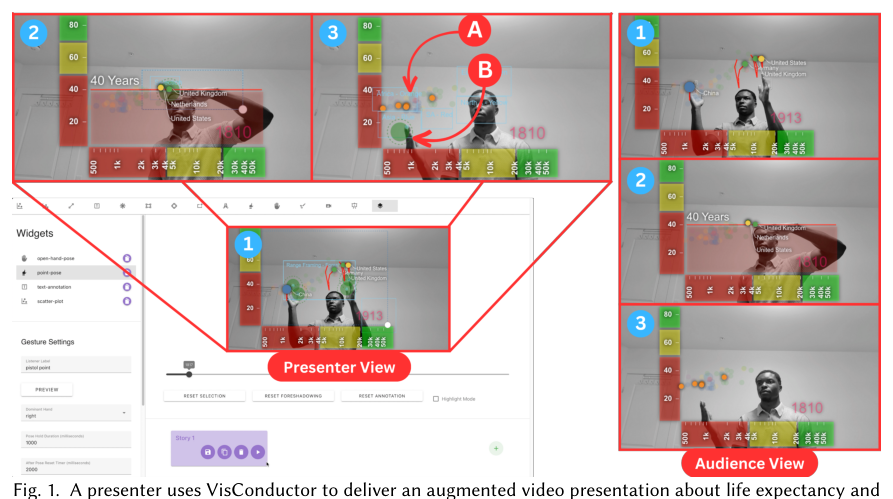
#> input picture images/cases/case_1.png, 893 x 499 px
$ python -i extract_case_illustrations.py   (imports and definitions only)
#> lines starting #> are read from the running program, lines starting #| are printed output that depends on the picture; after the words box and inside, x2 and y2 are one past the last pixel; in counts of white or black regions, pixels touching at a corner belong together
#> further down, picture is the input picture: PIL image 893x499 RGB; mean R, G, B 199.7, 186.6, 182.8
#!/usr/bin/env python3
from __future__ import annotations

import io
import json
import re
import sys
from dataclasses import dataclass
from pathlib import Path
from typing import Iterable

import fitz
from PIL import Image


ROOT = Path(__file__).resolve().parents[1]
DATA_PATHS = [ROOT / "src/data/data.json", ROOT / "cases.json"]
OUTPUT_DIR = ROOT / "public/images/cases"
REPORT_PATH = ROOT / "illustration_extraction_report.json"

CAPTION_RE = re.compile(r"^\s*(?:fig(?:ure)?\.?)\s*\d+\b", re.IGNORECASE)
MAX_SCAN_PAGES = 5
RENDER_SCALE = 2.2


@dataclass
class ExtractionResult:
  success: bool
  method: str
  output_path: str | None = None
  message: str | None = None


def load_case_data() -> dict:
  return json.loads((ROOT / "src/data/data.json").read_text())


# [4 lines left out: function save_case_data, not called in this run]


def pixmap_to_image(pixmap: fitz.Pixmap) -> Image.Image:
  png_bytes = pixmap.tobytes("png")
  return Image.open(io.BytesIO(png_bytes)).convert("RGB")


def rect_area(rect: fitz.Rect) -> float:
  return max(0, rect.width) * max(0, rect.height)


def trim_image(image: Image.Image, threshold: int = 245, padding: int = 12) -> Image.Image:
#> called with threshold = 245, padding = 12
  grayscale = image.convert("L")
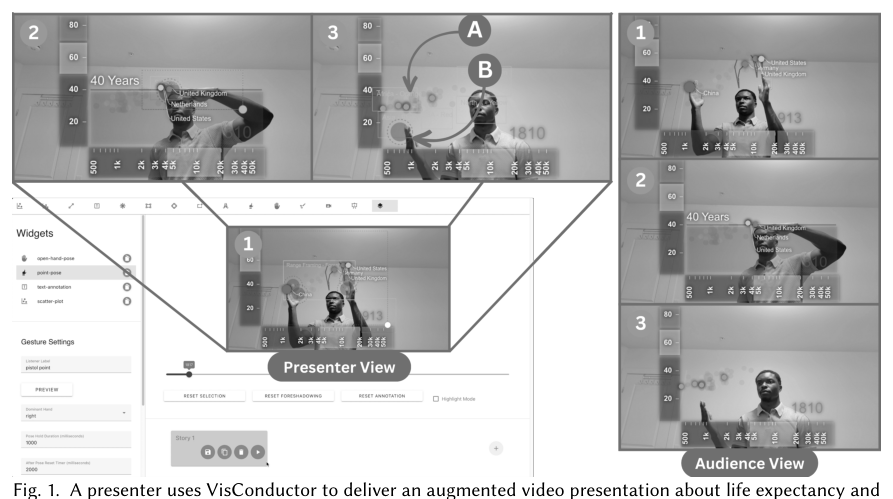
#> grayscale: PIL image 893x499 L; min 0, max 255, mean 190.1
  mask = grayscale.point(lambda value: 255 if value < threshold else 0, mode="1")
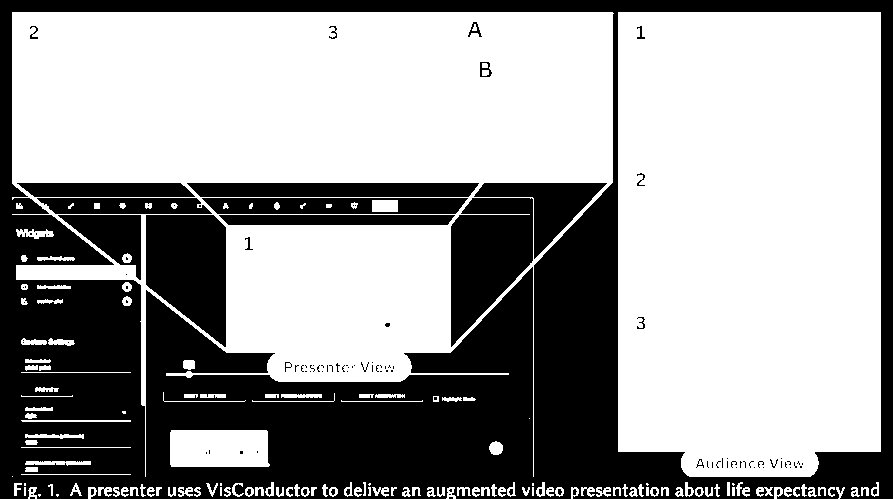
#> mask: PIL image 893x499 1; 61.3% white; 140 black regions (115 under 20 px), largest, box (x1, y1, x2, y2) and area: (0, 0, 893, 499) 134217, (451, 198, 533, 347) 8327, (146, 215, 226, 347) 8042
  bbox = mask.getbbox()
#> bbox = (12, 12, 881, 499)
  if bbox is None:
    return image

  width, height = image.size
#> width = 893; height = 499
  crop_box = (
    max(0, bbox[0] - padding),
    max(0, bbox[1] - padding),
    min(width, bbox[2] + padding),
    min(height, bbox[3] + padding),
  )
#> crop_box = (0, 0, 893, 499)
  return image.crop(crop_box)


# [59 lines left out: functions non_white_ratio, render_clip, is_usable, infer_column, parse_blocks, not called in this run]


def rect_with_padding(rect: fitz.Rect, page_rect: fitz.Rect, padding: float = 8) -> fitz.Rect:
  expanded = fitz.Rect(rect.x0 - padding, rect.y0 - padding, rect.x1 + padding, rect.y1 + padding)
  return expanded & page_rect


# [145 lines left out: functions extract_from_caption, extract_from_image_blocks, fallback_page_crop, extract_first_figure, iter_cases_with_local_pdfs, main, not called in this run]


# [2 lines not run here, left out]

>>> from PIL import Image
>>> picture = Image.open('../images/cases/case_1.png')
>>> result = trim_image(picture)

$ run again, on images/cases/case_13.png
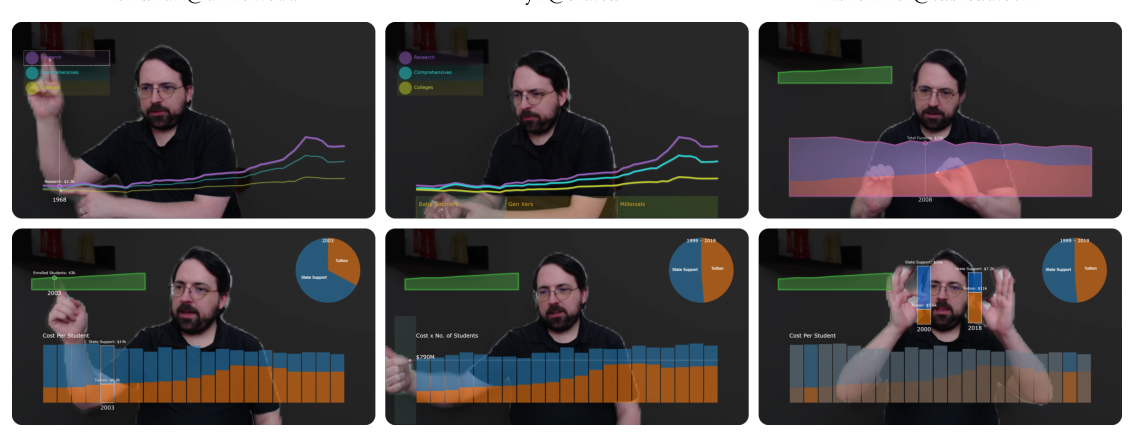
#> input picture images/cases/case_13.png, 1134 x 437 px
#> picture is the input picture: PIL image 1134x437 RGB; mean R, G, B 81.4, 77.5, 77.3
#> in trim_image, `grayscale = image.convert("L")`:
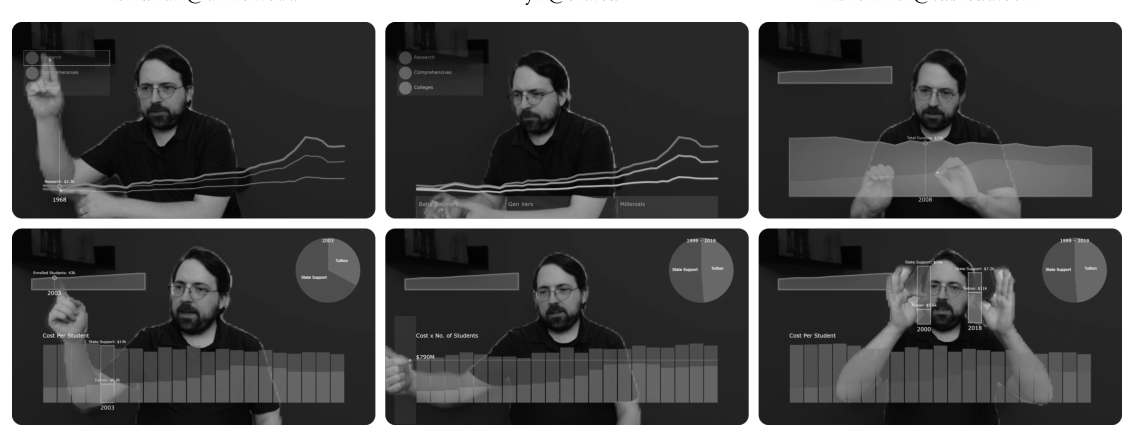
#> grayscale: PIL image 1134x437 L; min 1, max 255, mean 78.6
#> in trim_image, `mask = grayscale.point(lambda value: 255 if value < threshold else 0, ..`:
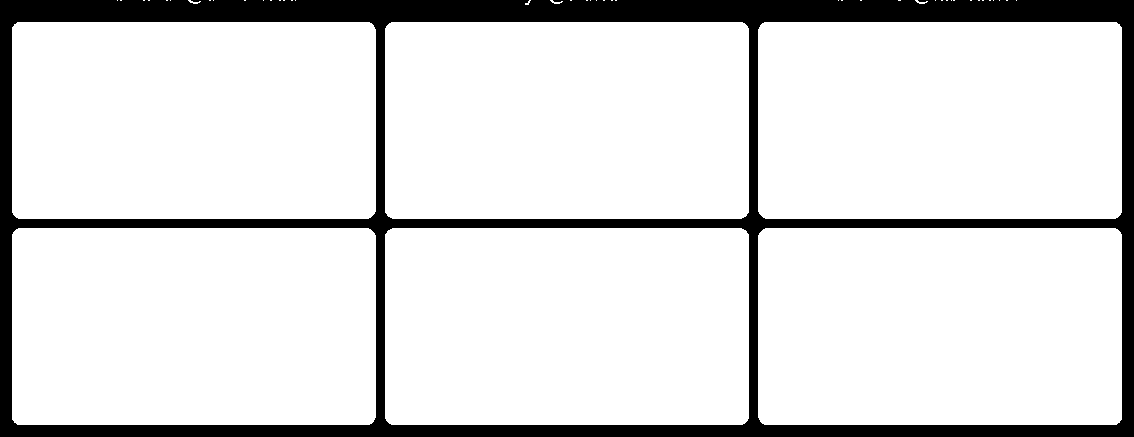
#> mask: PIL image 1134x437 1; 86.8% white; 1 black region, box (x1, y1, x2, y2) and area: (0, 0, 1134, 437) 65598
#> bbox = (12, 0, 1122, 425)
#> crop_box = (0, 0, 1134, 437)

$ run again, on images/cases/case_14.png
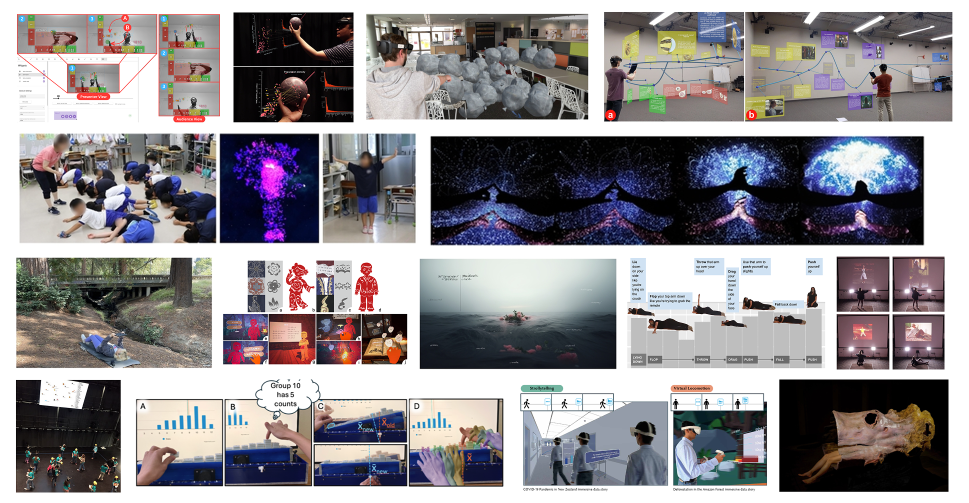
#> input picture images/cases/case_14.png, 1938 x 1006 px (shown at 1/2 size)
#> picture is the input picture: PIL image 1938x1006 RGBA; mean R, G, B, A 144.9, 141.2, 145.1, 255
#> in trim_image, `mask = grayscale.point(lambda value: 255 if value < threshold else 0, ..`:
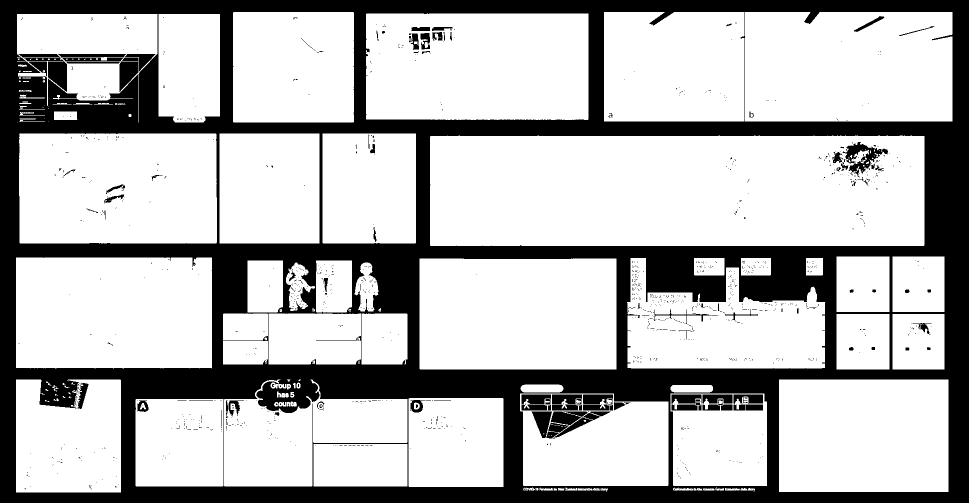
#> mask: PIL image 1938x1006 1 (shown at 1/2 size); 72% white; 1332 black regions (1227 under 20 px), largest, box (x1, y1, x2, y2) and area: (0, 0, 1938, 1006) 511996, (37, 108, 134, 184) 2673, (1685, 284, 1776, 355) 2222
#> bbox = (32, 24, 1905, 985)
#> crop_box = (20, 12, 1917, 997)
#> in trim_image, `return image.crop(crop_box)`:
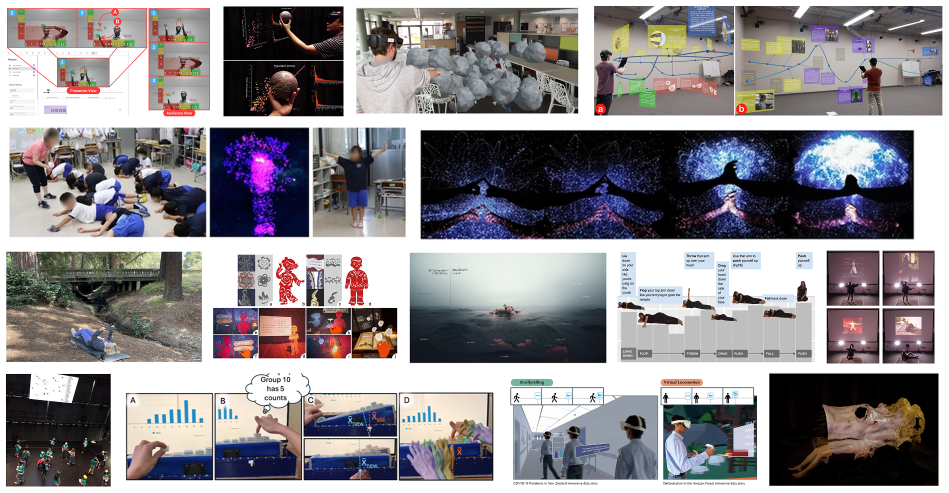
#> returned value: PIL image 1897x985 RGBA (shown at 1/2 size); mean R, G, B, A 140.1, 136.3, 140.3, 255

$ run again, on images/cases/case_15.png
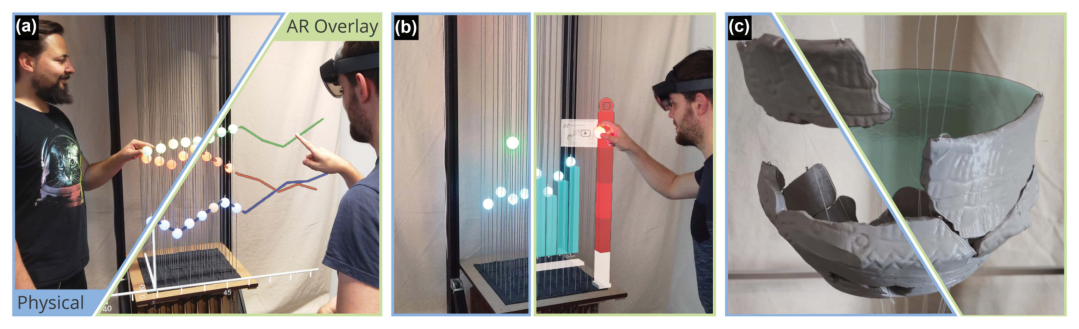
#> input picture images/cases/case_15.png, 1079 x 329 px
#> picture is the input picture: PIL image 1079x329 RGB; mean R, G, B 156.3, 151, 146.5
#> in trim_image, `grayscale = image.convert("L")`:
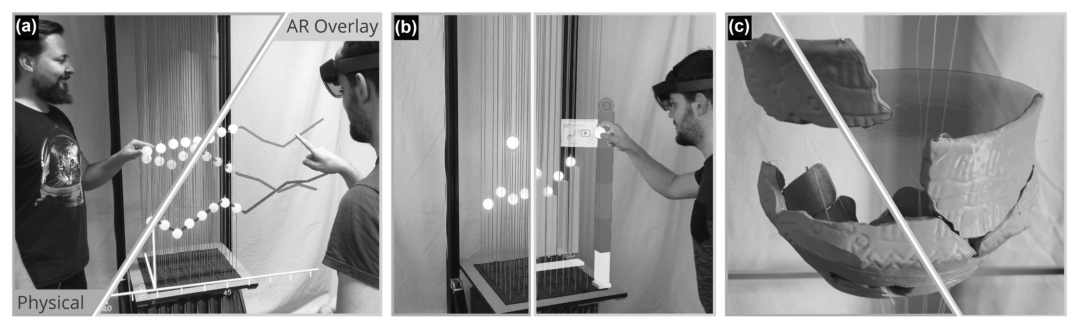
#> grayscale: PIL image 1079x329 L; min 0, max 255, mean 152.1
#> in trim_image, `mask = grayscale.point(lambda value: 255 if value < threshold else 0, ..`:
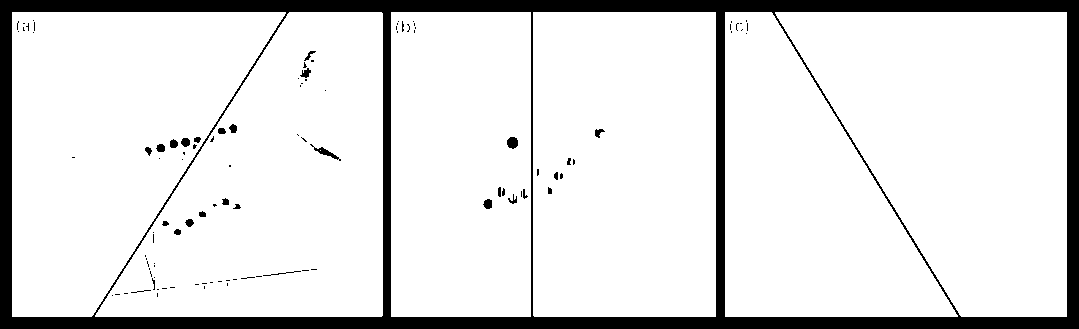
#> mask: PIL image 1079x329 1; 88.2% white; 107 black regions (79 under 20 px), largest, box (x1, y1, x2, y2) and area: (0, 0, 1079, 329) 40388, (310, 144, 341, 161) 120, (507, 137, 518, 149) 105
#> bbox = (12, 12, 1067, 317)
#> crop_box = (0, 0, 1079, 329)
